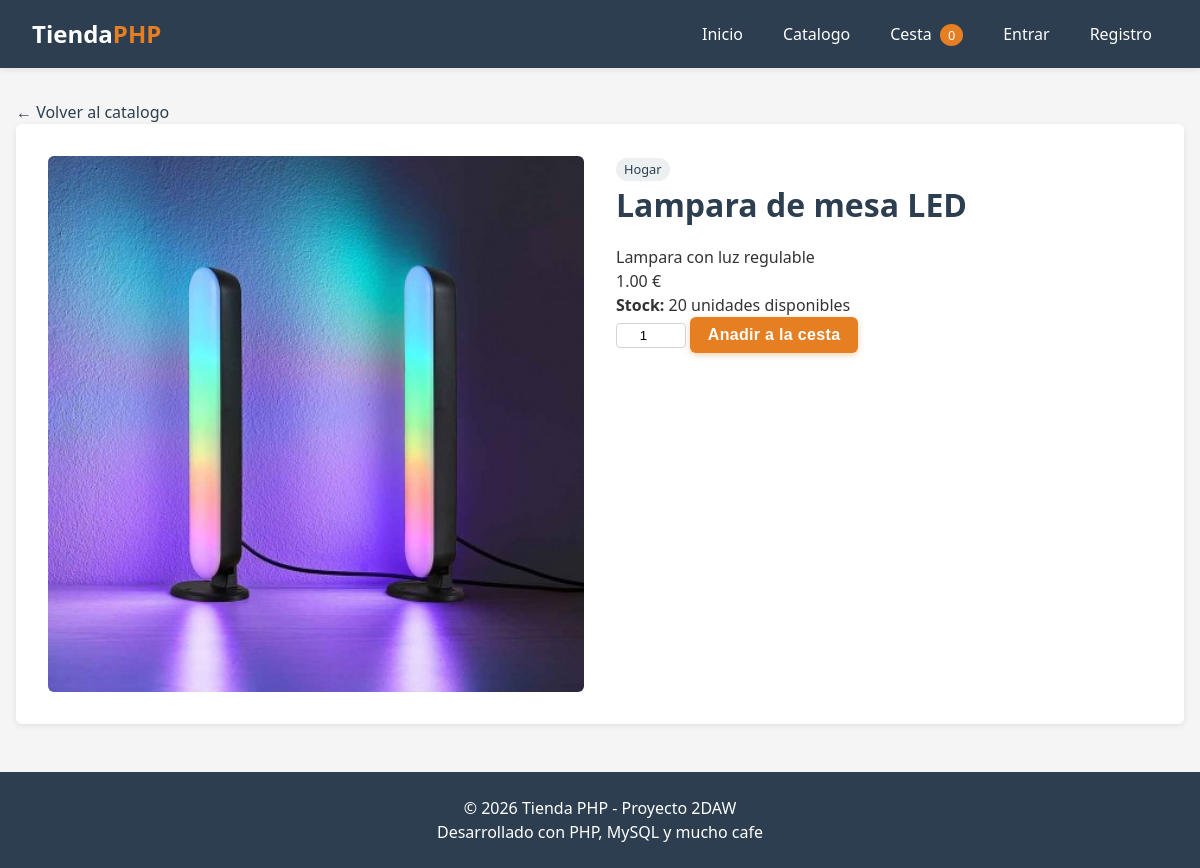
/producto/detalle/6, run on the app's committed database.
### tables this page shows
CREATE TABLE productos (
    id            INT AUTO_INCREMENT PRIMARY KEY,
    categoria_id  INT NOT NULL,
    nombre        VARCHAR(150) NOT NULL,
    descripcion   TEXT,
    precio        DECIMAL(10,2) NOT NULL DEFAULT 0,
    stock         INT NOT NULL DEFAULT 0,
    imagen        VARCHAR(255) DEFAULT 'sin-imagen.svg',
    visible       TINYINT(1) NOT NULL DEFAULT 1,
    fecha_alta    DATETIME DEFAULT CURRENT_TIMESTAMP,
    CONSTRAINT fk_producto_categoria
        FOREIGN KEY (categoria_id) REFERENCES categorias(id)
        ON DELETE RESTRICT ON UPDATE CASCADE
);

CREATE TABLE categorias (
    id          INT AUTO_INCREMENT PRIMARY KEY,
    nombre      VARCHAR(100) NOT NULL UNIQUE,
    descripcion TEXT,
    fecha_alta  DATETIME DEFAULT CURRENT_TIMESTAMP
);

### src/Controladores/ProductoControlador.php (called while the page is built, shortened)
<?php
class ProductoControlador
{
    public function detalle($id = null): void
    {
        $modelo   = new Producto();
        $producto = $modelo->obtenerUno((int) $id);
        require APP . '/Vistas/comunes/cabecera.php';
        require APP . '/Vistas/productos/detalle.php';
        require APP . '/Vistas/comunes/pie.php';
    }
}

### src/Rutas/Rutas.php (called while the page is built, shortened)
<?php
class Rutas
{
    public static function registrar(): void
    {
        Enrutador::agregar('GET', '/producto/detalle/:id', function ($id) {
            (new ProductoControlador())->detalle($id);
        });
        Enrutador::despachar();
    }
}

### public/index.php (called while the page is built, shortened)
<?php
require_once APP . '/init.php';
require_once APP . '/Rutas/Rutas.php';
Rutas::registrar();

### src/init.php (called while the page is built, shortened)
<?php
spl_autoload_register(function (string $clase) {
    $rutasPosibles = [
        CONFIG              . '/' . $clase . '.php',
        APP . '/Modelos/'       . $clase . '.php',
        APP . '/Controladores/' . $clase . '.php',
        APP . '/Lib/'           . $clase . '.php',
        APP . '/Rutas/'         . $clase . '.php',
    ];
    foreach ($rutasPosibles as $ruta) {
        if (is_file($ruta)) {
            return;
        }
    }
});

### config/Conexion.php (called while the page is built, shortened)
<?php
class Conexion
{
    private static $pdo = null;
    public static function abrir(): PDO
    {
        if (self::$pdo === null) {
            $dsn = 'mysql:host=' . self::HOST
                 . ';dbname='   . self::BD
                 . ';charset='  . self::CHARSET;
            $opciones = [
                PDO::ATTR_ERRMODE            => PDO::ERRMODE_EXCEPTION,
                PDO::ATTR_DEFAULT_FETCH_MODE => PDO::FETCH_ASSOC,
                PDO::ATTR_EMULATE_PREPARES   => false,
            ];
            try {
                self::$pdo = new PDO($dsn, self::USUARIO, self::CLAVE, $opciones);
            } catch (PDOException $e) {
                die('No se ha podido conectar con la base de datos: ' . $e->getMessage());
            }
        }
        return self::$pdo;
    }
}

### src/Modelos/Producto.php (called while the page is built, shortened)
<?php
class Producto
{
    private $bd;
    public function __construct()
    {
        $this->bd = Conexion::abrir();
    }
    public function obtenerUno(int $id): ?array
    {
        $sql = "SELECT p.*, c.nombre AS categoria_nombre
                FROM productos p
                INNER JOIN categorias c ON c.id = p.categoria_id
                WHERE p.id = :id";
        $stmt = $this->bd->prepare($sql);
        $stmt->execute([':id' => $id]);
        $fila = $stmt->fetch();
        return $fila ?: null;
    }
}

### src/Vistas/productos/detalle.php (the view, shortened to what this page needs)
<div class="volver">
    <a href="<?= URL_BASE ?>/producto">&larr; Volver al catalogo</a>
</div>
<article class="detalle-producto">
    <img src="<?= URL_BASE ?>/img/<?= htmlspecialchars($producto['imagen']) ?>"
         alt="<?= htmlspecialchars($producto['nombre']) ?>"
         onerror="this.src='<?= URL_BASE ?>/img/sin-imagen.svg'">
    <div>
        <span class="etiqueta-categoria"><?= htmlspecialchars($producto['categoria_nombre']) ?></span>
        <h1 class="detalle-producto__nombre"><?= htmlspecialchars($producto['nombre']) ?></h1>
        <p class="detalle-producto__descripcion">
            <?= nl2br(htmlspecialchars($producto['descripcion'])) ?>
        </p>
        <p class="precio detalle-producto__precio">
            <?= number_format($producto['precio'], 2) ?> &euro;
        </p>
        <p class="detalle-producto__stock">
            <?php if ((int) $producto['stock'] > 0): ?>
                <strong>Stock:</strong> <?= $producto['stock'] ?> unidades disponibles
            <?php else: ?>
                <strong class="detalle-producto__sin-stock">Producto sin stock</strong>
            <?php endif; ?>
        </p>
        <?php if ((int) $producto['stock'] > 0): ?>
            <form method="POST" action="<?= URL_BASE ?>/cesta/anadir" class="form-anadir">
                <input type="number" name="cantidad" value="1" min="1" max="<?= $producto['stock'] ?>"
                       class="input-cantidad">
                <button type="submit" class="boton">Anadir a la cesta</button>
            </form>
        <?php endif; ?>
    </div>
</article>

### public/css/estilo.css (style rules this page uses)
:root { --color-principal: #2c3e50; --color-acento: #e67e22; --color-acento-osc: #ca6f1e; --color-fondo: #f5f5f5; --color-texto: #333; --color-suave: #ecf0f1; --color-borde: #d0d6db; --color-ok: #27ae60; --color-error: #c0392b; --radio: 6px; --sombra: 0 2px 6px rgba(0, 0, 0, .08); }
* { margin: 0; padding: 0; box-sizing: border-box; }
body { font-family: 'Segoe UI', Tahoma, sans-serif; line-height: 1.5; color: var(--color-texto); background: var(--color-fondo); }
a { color: var(--color-principal); text-decoration: none; }
h1, h2, h3 { color: var(--color-principal); margin-bottom: 1rem; }
h1 { font-size: 2rem; }
.boton { display: inline-block; background: var(--color-acento); color: #fff !important; padding: .55rem 1.1rem; border-radius: var(--radio); border: 0; cursor: pointer; font-size: 1rem; font-weight: 600; letter-spacing: .02em; transition: background .2s, transform .15s, box-shadow .2s; box-shadow: 0 2px 6px rgba(230, 126, 34, .35); }
.etiqueta-categoria { background: var(--color-suave); color: var(--color-principal); font-size: .8rem; padding: 2px 8px; border-radius: 999px; display: inline-block; }
.detalle-producto { display: grid; gap: 2rem; grid-template-columns: 1fr 1fr; background: #fff; padding: 2rem; border-radius: var(--radio); box-shadow: var(--sombra); }
.detalle-producto img { width: 100%; border-radius: var(--radio); background: var(--color-suave); }
.input-cantidad { width: 70px; padding: .25rem; border: 1px solid var(--color-borde); border-radius: 4px; text-align: center; }

### data on the page
productos: imagen (picture), categoria.nombre "Hogar", nombre "Lampara de mesa LED", descripcion "Lampara con luz regulable", precio "1.00", stock "20"

### other printed values
$_unidadesCesta "0"
